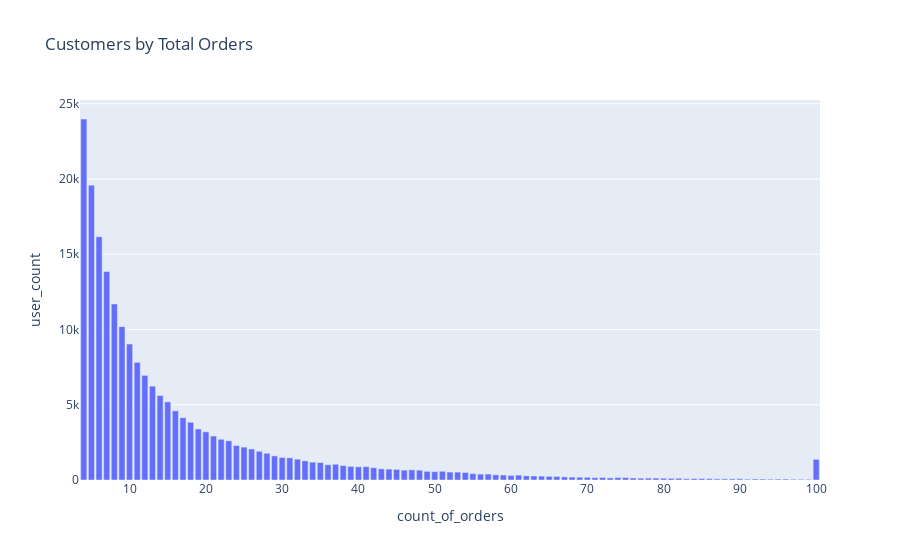
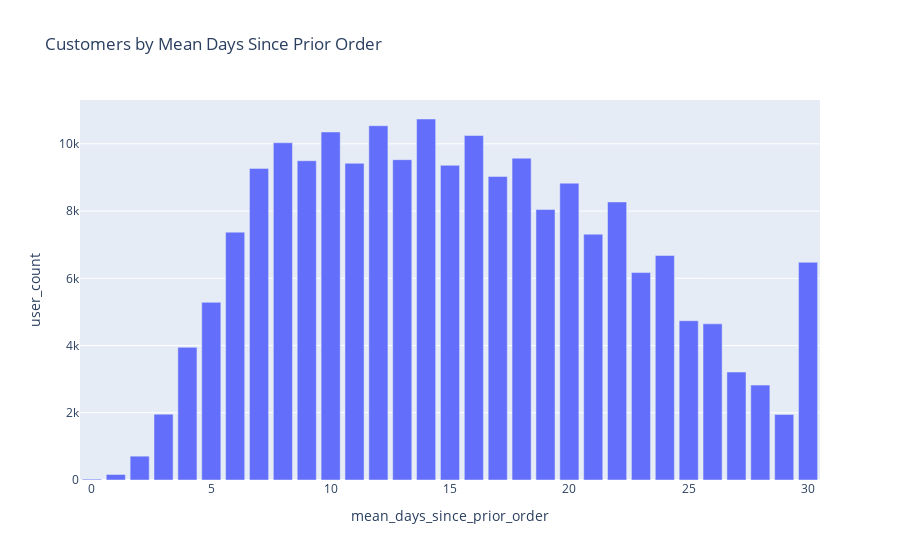

Here is the notebook cell these charts were saved with, in order:
### Markdown cell above
### Explore the data

Having imported the data, it would be useful to understand some simple things about this data and Instacart itself. Chiefly, how often are the customers in this data using the service, and what products are being bought - i.e. is this service exclusively  used for groceries, or are there likely to be contingents of customers using it for non-perishables etc.

### Code cell
# Aggregate orders by customer and show order count/lag distribution

orders_by_customer = orders.groupby("user_id").agg(
    count_of_orders=("order_id", "count"),
    mean_days_since_prior_order=("days_since_prior_order", "mean")
).reset_index()

orders_by_customer["mean_days_since_prior_order"] = orders_by_customer["mean_days_since_prior_order"].round()

customers_by_count_of_orders = orders_by_customer.groupby("count_of_orders").user_id.count().reset_index()
customers_by_count_of_orders.rename(columns={"user_id":"user_count"}, inplace=True)

customers_by_mean_days_since_prior_order = orders_by_customer.groupby("mean_days_since_prior_order").user_id.count().reset_index()
customers_by_mean_days_since_prior_order.rename(columns={"user_id":"user_count"}, inplace=True)

fig_count_of_orders = px.bar(
    customers_by_count_of_orders, 
    x="count_of_orders", 
    y="user_count", 
    title="Customers by Total Orders"
)
fig_count_of_orders.show()

fig_mean_days_since_prior_order = px.bar(
    customers_by_mean_days_since_prior_order, 
    x="mean_days_since_prior_order", 
    y="user_count",
    title="Customers by Mean Days Since Prior Order"
)
fig_mean_days_since_prior_order.show()


orders_by_customer[["count_of_orders", "mean_days_since_prior_order"]].describe()

### Figure 1 — Plotly figure (JSON) as saved in the notebook; plotly's stock layout.template omitted (floating-point values rounded to 4 significant figures)
{"data": [{"alignmentgroup": "True", "hovertemplate": "count_of_orders=%{x}<br>user_count=%{y}<extra></extra>", "legendgroup": "", "marker": {"color": "#636efa", "pattern": {"shape": ""}}, "name": "", "offsetgroup": "", "orientation": "v", "showlegend": false, "textposition": "auto", "type": "bar", "x": [4, 5, 6, 7, 8, 9, 10, 11, 12, 13, 14, 15, 16, 17, 18, 19, 20, 21, 22, 23, 24, 25, 26, 27, 28, 29, 30, 31, 32, 33, 34, 35, 36, 37, 38, 39, 40, 41, 42, 43, 44, 45, 46, 47, 48, 49, 50, 51, 52, 53, 54, 55, 56, 57, 58, 59, 60, 61, 62, 63, 64, 65, 66, 67, 68, 69, 70, 71, 72, 73, 74, 75, 76, 77, 78, 79, 80, 81, 82, 83, 84, 85, 86, 87, 88, 89, 90, 91, 92, 93, 94, 95, 96, 97, 98, 99, 100], "xaxis": "x", "y": [23986, 19590, 16165, 13850, 11700, 10190, 9032, 7815, 6952, 6236, 5613, 5191, 4593, 4139, 3836, 3390, 3200, 2921, 2706, 2605, 2288, 2186, 2060, 1908, 1779, 1601, 1494, 1474, 1386, 1273, 1186, 1157, 1015, 1048, 960, 904, 878, 885, 814, 743, 724, 707, 657, 675, 654, 579, 554, 582, 527, 524, 499, 425, 390, 396, 343, 332, 303, 324, 276, 267, 254, 239, 238, 204, 189, 185, 178, 154, 166, 138, 162, 162, 134, 120, 127, 127, 116, 108, 119, 86, 99, 100, 93, 78, 79, 77, 85, 56, 69, 67, 57, 64, 67, 54, 50, 47, 1374], "yaxis": "y"}], "layout": {"barmode": "relative", "legend": {"tracegroupgap": 0}, "title": {"text": "Customers by Total Orders"}, "xaxis": {"anchor": "y", "domain": [0, 1], "title": {"text": "count_of_orders"}}, "yaxis": {"anchor": "x", "domain": [0, 1], "title": {"text": "user_count"}}}}

### Figure 2 — Plotly figure (JSON) as saved in the notebook; plotly's stock layout.template omitted (floating-point values rounded to 4 significant figures)
{"data": [{"alignmentgroup": "True", "hovertemplate": "mean_days_since_prior_order=%{x}<br>user_count=%{y}<extra></extra>", "legendgroup": "", "marker": {"color": "#636efa", "pattern": {"shape": ""}}, "name": "", "offsetgroup": "", "orientation": "v", "showlegend": false, "textposition": "auto", "type": "bar", "x": [0, 1, 2, 3, 4, 5, 6, 7, 8, 9, 10, 11, 12, 13, 14, 15, 16, 17, 18, 19, 20, 21, 22, 23, 24, 25, 26, 27, 28, 29, 30], "xaxis": "x", "y": [26, 164, 709, 1959, 3946, 5285, 7373, 9270, 10032, 9497, 10353, 9421, 10539, 9529, 10739, 9361, 10248, 9030, 9574, 8046, 8830, 7312, 8272, 6169, 6680, 4737, 4645, 3212, 2823, 1951, 6477], "yaxis": "y"}], "layout": {"barmode": "relative", "legend": {"tracegroupgap": 0}, "title": {"text": "Customers by Mean Days Since Prior Order"}, "xaxis": {"anchor": "y", "domain": [0, 1], "title": {"text": "mean_days_since_prior_order"}}, "yaxis": {"anchor": "x", "domain": [0, 1], "title": {"text": "user_count"}}}}
